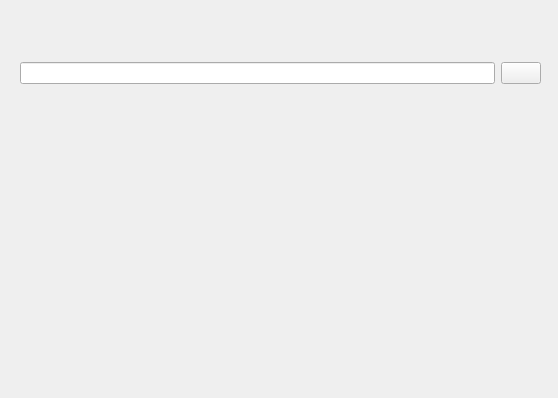
<?xml version="1.0" encoding="UTF-8"?>
<ui version="4.0">
 <class>MainWindow</class>
 <widget class="QMainWindow" name="MainWindow">
  <property name="enabled">
   <bool>true</bool>
  </property>
  <property name="geometry">
   <rect>
    <x>0</x>
    <y>0</y>
    <width>558</width>
    <height>398</height>
   </rect>
  </property>
  <property name="sizePolicy">
   <sizepolicy hsizetype="Expanding" vsizetype="Expanding">
    <horstretch>0</horstretch>
    <verstretch>0</verstretch>
   </sizepolicy>
  </property>
  <property name="windowTitle">
   <string>MainWindow</string>
  </property>
  <widget class="QWidget" name="centralwidget">
   <property name="enabled">
    <bool>true</bool>
   </property>
   <property name="minimumSize">
    <size>
     <width>558</width>
     <height>0</height>
    </size>
   </property>
   <property name="layoutDirection">
    <enum>Qt::LeftToRight</enum>
   </property>
   <widget class="QWidget" name="">
    <property name="geometry">
     <rect>
      <x>20</x>
      <y>60</y>
      <width>521</width>
      <height>26</height>
     </rect>
    </property>
    <layout class="QHBoxLayout" name="horizontalLayout">
     <property name="sizeConstraint">
      <enum>QLayout::SetNoConstraint</enum>
     </property>
     <item>
      <widget class="QLineEdit" name="lineEdit"/>
     </item>
     <item>
      <widget class="QPushButton" name="pushButton">
       <property name="text">
        <string/>
       </property>
      </widget>
     </item>
    </layout>
   </widget>
  </widget>
 </widget>
 <resources/>
 <connections/>
 <designerdata>
  <property name="gridDeltaX">
   <number>10</number>
  </property>
  <property name="gridDeltaY">
   <number>10</number>
  </property>
  <property name="gridSnapX">
   <bool>true</bool>
  </property>
  <property name="gridSnapY">
   <bool>true</bool>
  </property>
  <property name="gridVisible">
   <bool>true</bool>
  </property>
 </designerdata>
</ui>
